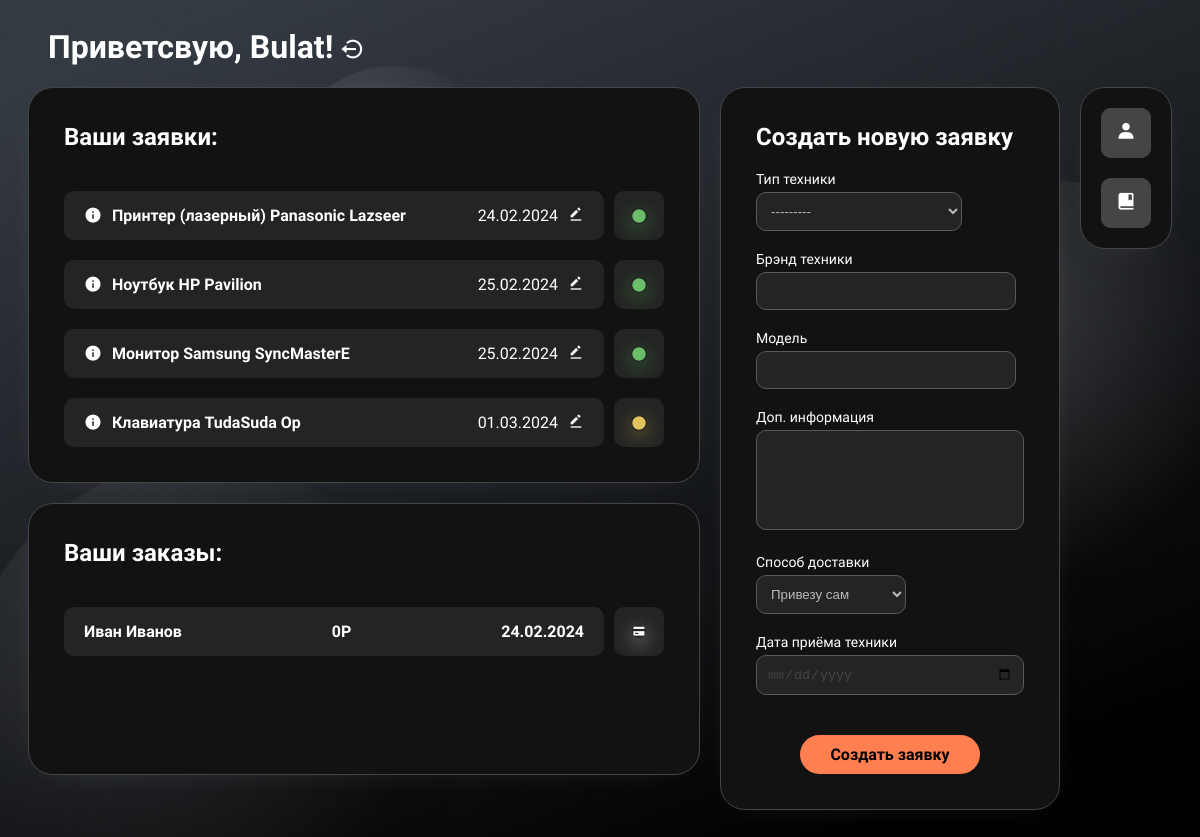
/home (signed in), run on an earlier commit of the app's database.
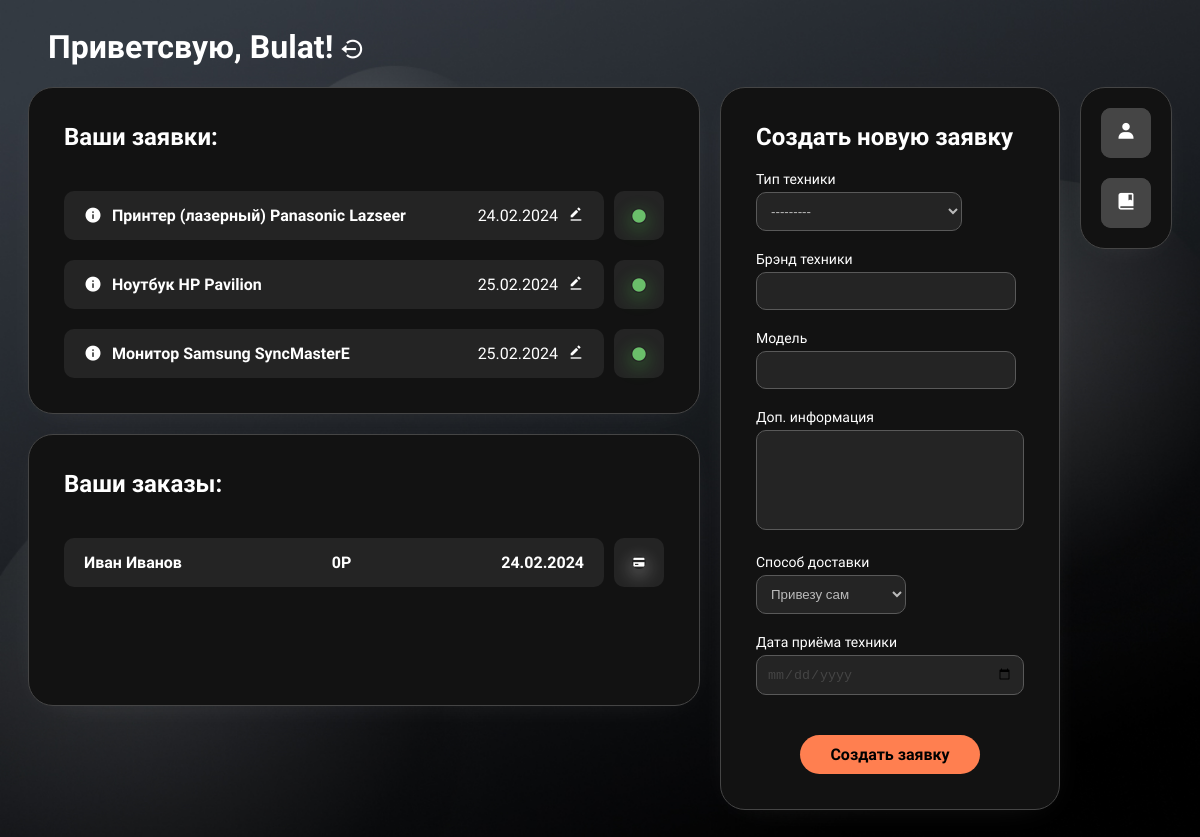
And on a later commit of the database.
### RSapplication/models.py (models this page shows, shortened)
class RepairRequest(models.Model):
    owner = models.ForeignKey(CustomUser, on_delete=models.PROTECT, related_name='repair_requests', verbose_name='Владелец техники')
    technic = models.ForeignKey(Technic, on_delete=models.CASCADE, related_name='repair_requests', verbose_name='Техника клиента')
    description = models.TextField(max_length=300, verbose_name='Описание проблемы')
    take_date = models.DateField(null=True, verbose_name='Дата приёма техники')
    created_time = models.DateTimeField(default=timezone.now, verbose_name='Дата/время создания')
    technic_accepted = models.BooleanField(default=False, verbose_name='Статус принятия техники')
    delivery_choice = [
        ('MYSELF', 'Привезу сам'),
        ('DELIVERY', 'Служба доставки'),
    ]
    delivery = models.TextField(choices=delivery_choice, max_length=50,
                                verbose_name='Способ доставки',
                                default='MYSELF')
    class Meta:
        verbose_name = 'Заявка на обслуживание'
        verbose_name_plural = 'Заявки на обслуживание'

class Technic(models.Model):
    type = models.ForeignKey(TechnicType, null=True, blank=True, on_delete=models.PROTECT, verbose_name='тип техники')
    brand = models.CharField(max_length=100, verbose_name='Марка техники')
    model = models.CharField(max_length=100, verbose_name='Модель техники')
    class Meta:
        verbose_name = 'Техника'
        verbose_name_plural = 'Техника'

class TechnicType(models.Model):
    name_type = models.TextField(max_length=50, verbose_name='Наименование типа')
    class Meta:
        verbose_name = 'Тип техники'
        verbose_name_plural = 'Типы техники'
    def __str__(self):
        return self.name_type

class RepairOrder(models.Model):
    request = models.ForeignKey(RepairRequest, on_delete=models.CASCADE, related_name='Заявка_на_ремонт', verbose_name='Request')
    repairman = models.ForeignKey(CustomUser, on_delete=models.CASCADE, related_name='Мастер', verbose_name='Repairman')
    status = models.CharField(max_length=20, null=True)
    created_time = models.DateTimeField(default=timezone.now, null=True, verbose_name='Order created time')
    end_time = models.DateTimeField(default=timezone.now, null=True, verbose_name='End time')
    final_coast = models.CharField(default=0, max_length=6, verbose_name='Окончательная стоимость')
    is_paid = models.BooleanField(default=False, verbose_name='Статус оплаты')
    class Meta:
        verbose_name = 'Заказ на обслуживание'
        verbose_name_plural = 'Заказы на обслуживание'

class CustomUser(AbstractUser):
    firstname = models.CharField(max_length=100, verbose_name='Имя')
    lastname = models.CharField(max_length=100, verbose_name='Фамилия')
    phone_number = models.CharField(max_length=20, verbose_name='Номер телефона', unique=True)
    email = models.EmailField(max_length=100, verbose_name='Электронная почта', unique=True)
    USERNAME_FIELD = 'email'
    REQUIRED_FIELDS = ['username']
    USER_TYPE_CHOICES = [
        ('employee', 'Сотрудник'),
        ('client', 'Клиент'),
    ]
    user_type = models.CharField(max_length=10, choices=USER_TYPE_CHOICES, verbose_name="Тип пользователя", null=True,
                                 blank=True)
    position = models.CharField(max_length=100, verbose_name="Должность", null=True, blank=True)
    class Meta:
        verbose_name = 'Пользователь'
        verbose_name_plural = 'Пользователи'

### RSapplication/views.py (the view)
# urls.py: path('home', login_required(create_repair_request), name='HomePage'),
@login_required
def create_repair_request(request):
    if request.method == 'POST':
        technic_form = TechnicForm(request.POST)
        repair_form = RepairRequestForm(request.POST)
        if technic_form.is_valid() and repair_form.is_valid():
            technic = technic_form.save()
            repair_request = repair_form.save(commit=False)
            repair_request.owner = request.user
            repair_request.created_time = timezone.now()
            repair_request.technic = technic
            repair_request.save()
            return redirect('HomePage')
    else:
        technic_form = TechnicForm()
        repair_form = RepairRequestForm()
    current_user = request.user
    orders = RepairOrder.objects.filter(status="Завершен")
    repair_request_ids = [order.request_id for order in orders]
    repair_requests = RepairRequest.objects.filter(owner=current_user).exclude(id__in=repair_request_ids)
    done_orders = RepairOrder.objects.filter(request__owner=current_user)
    return render(request, 'RSapplication/home.html', {'technic_form': technic_form,
                                                       'repair_form': repair_form,
                                                       'repair_requests': repair_requests,
                                                       'current_user': current_user,
                                                       'done_orders': done_orders})

### RSapplication/forms.py
class TechnicForm(forms.ModelForm):
    class Meta:
        model = Technic
        fields = ['type', 'brand', 'model']

class RepairRequestForm(forms.ModelForm):
    class Meta:
        model = RepairRequest
        fields = ['description', 'delivery', 'take_date']
        widgets = {
            'take_date': forms.DateInput(attrs={
                'class': 'form-control',
                'type': 'date',
            }),
        }

### RSapplication/templates/RSapplication/home.html (shortened to what the changed rows need)
{% load static %}
<!DOCTYPE html>
<html lang="en">
<head>
</head>
<link rel="stylesheet" type="text/css" href="{% static 'css/home.css' %}">
<link href='https://unpkg.com/boxicons@2.1.4/css/boxicons.min.css' rel='stylesheet'>
<body>
<div class="head-info">
    <h1>Приветсвую, {{ current_user.username }}!</h1>
</div>
<div class="main-duo">
    <div class="one_column">
        <ul class="request-list">
            <h2>Ваши заявки:</h2>
            {% for repair_request in repair_requests %}
                <div class='one_request'>
                    <div class='one_request_tech'>
                        <div class='tecnic_info'>
                            <i class='bx bxs-info-circle'>
                                </i>
                            <strong>
                                <li>{{ repair_request.technic.type }} {{ repair_request.technic.brand }} {{ repair_request.technic.model }}</li>
                            </strong>
                        </div>
                        <div class="date-edit">
                            <li>  {{ repair_request.created_time|date:"d.m.Y" }}</li>
                            <a href="{% url 'edit_repair_request' repair_request.id %}"><i
                                    class='bx bxs-edit-alt'></i></a>
                        </div>
                    </div>
                    {% if repair_request.technic_accepted == True %}
                        <div class='one_request_status'>
                            <i class='bx bxs-circle green-circle'></i>
                        </div>
                    {% else %}
                        <div class='one_request_status'>
                            <i class='bx bxs-circle yellow-circle'></i>
                        </div>
                    {% endif %}
                </div>
            {% endfor %}
        </ul>
        <div class="order_list">
            <h2>Ваши заказы:</h2>
            {% for done_order in done_orders %}
                {% if done_order.status == 'Завершен' and done_order.is_paid == False %}
                    <div class="order_info_pay">
                        <div class='order_info'>
                            <strong>
                                <div class="order-info-el">
                                   <li> {{ done_order.repairman.firstname }}
                                    {{ done_order.repairman.lastname }}</li>
                                    <li>{{ done_order.final_coast }}Р</li>
                                    <li>{{ done_order.end_time|date:"d.m.Y" }}</li>
                                </div>
                            </strong>
                        </div>
                        <button class="pay_order" data-order-id="{{ done_order.id }}">
                            <i class='bx bxs-credit-card'></i>
                        </button>
                    </div>
                {% endif %}
            {% endfor %}
        </div>
    </div>
    <form class='create_request' method="post">
        <h2>Создать новую заявку</h2>
    </form>
</div>
</body>
</html>

What changed in the data, as far as the page shows it:
removed RepairRequest: technic.type "Клавиатура", technic.brand "TudaSuda", technic.model "Op", created_time "01.03.2024"
